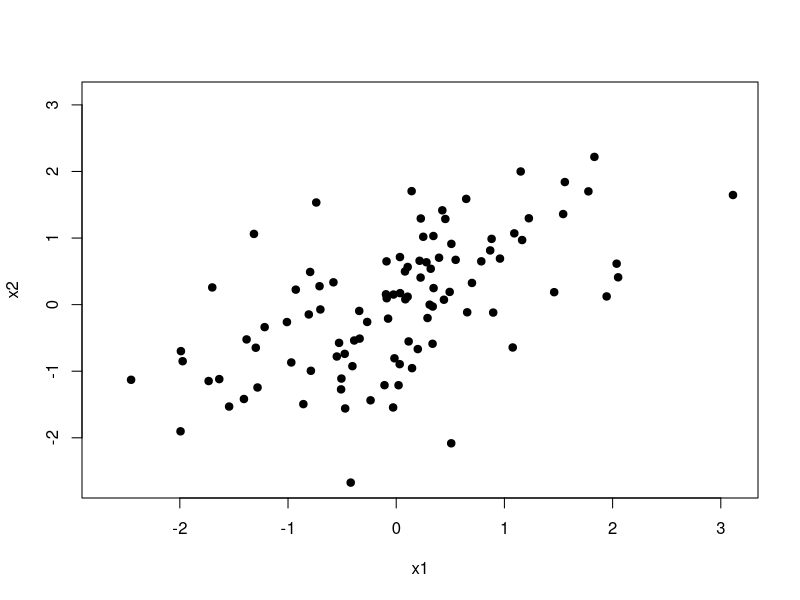
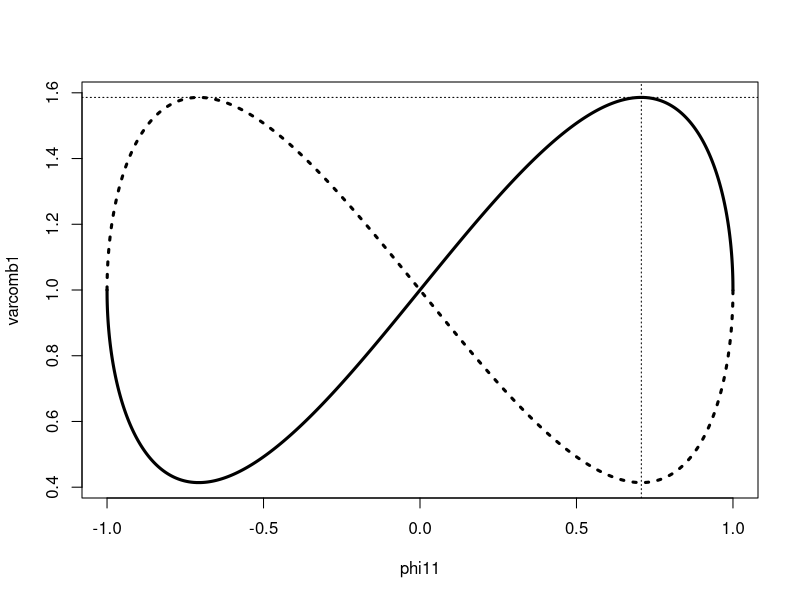
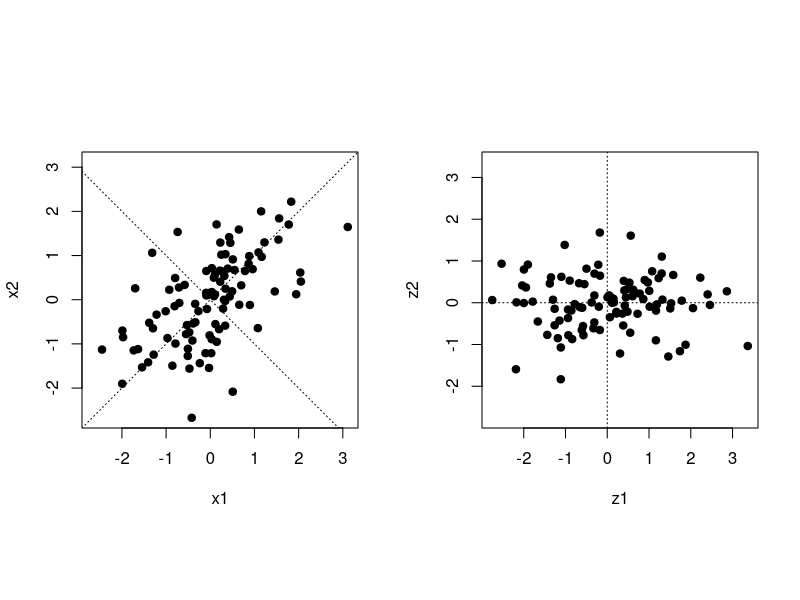
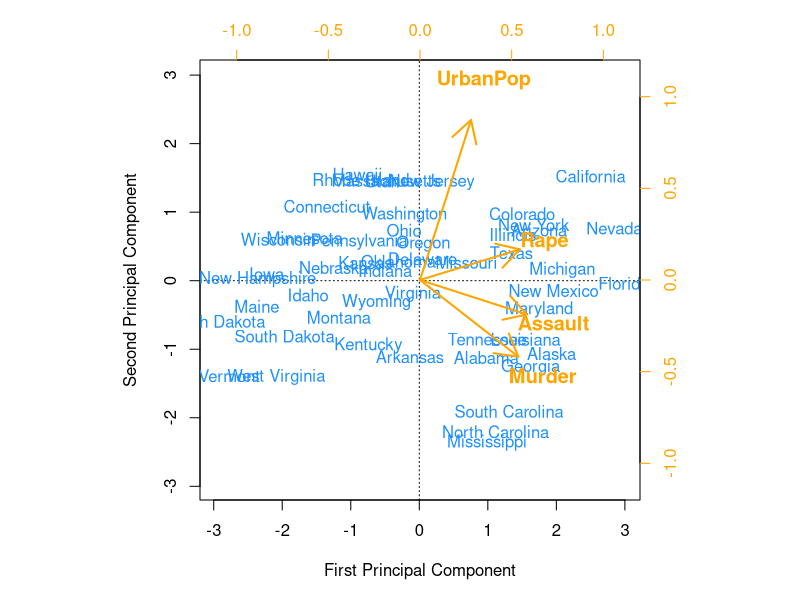
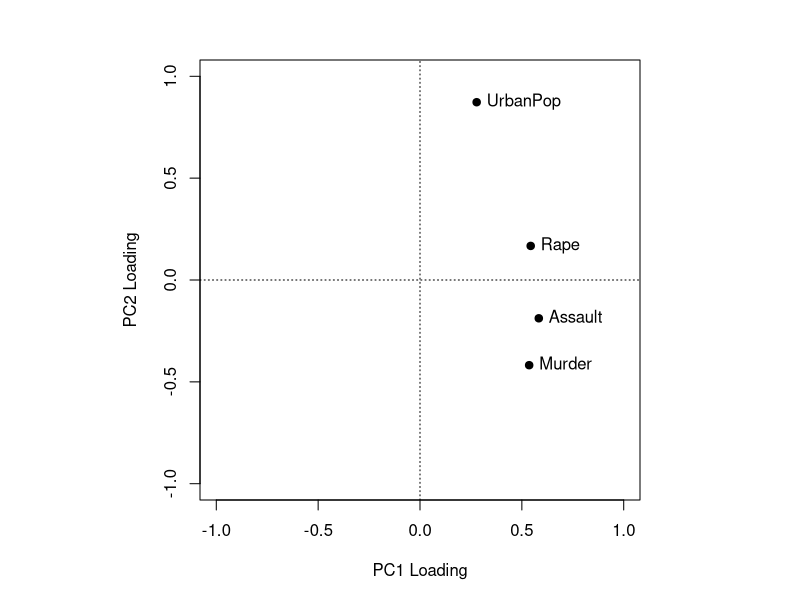
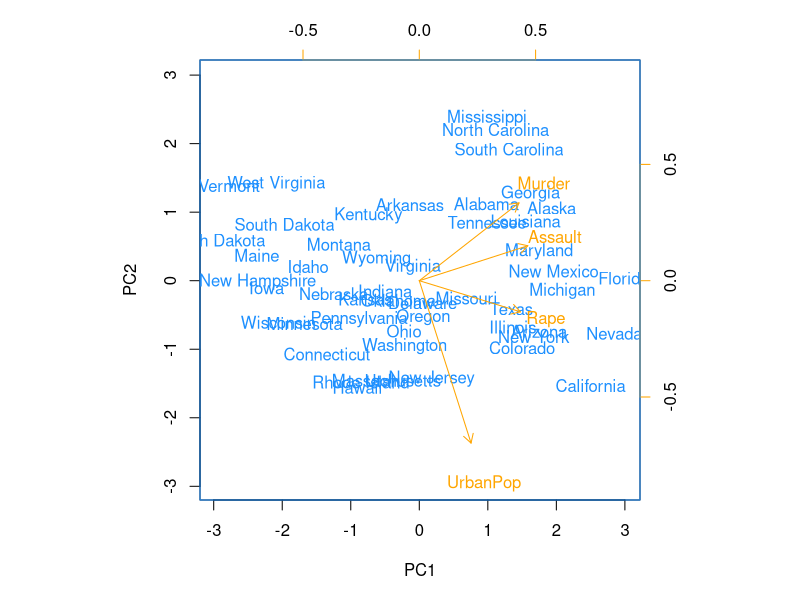
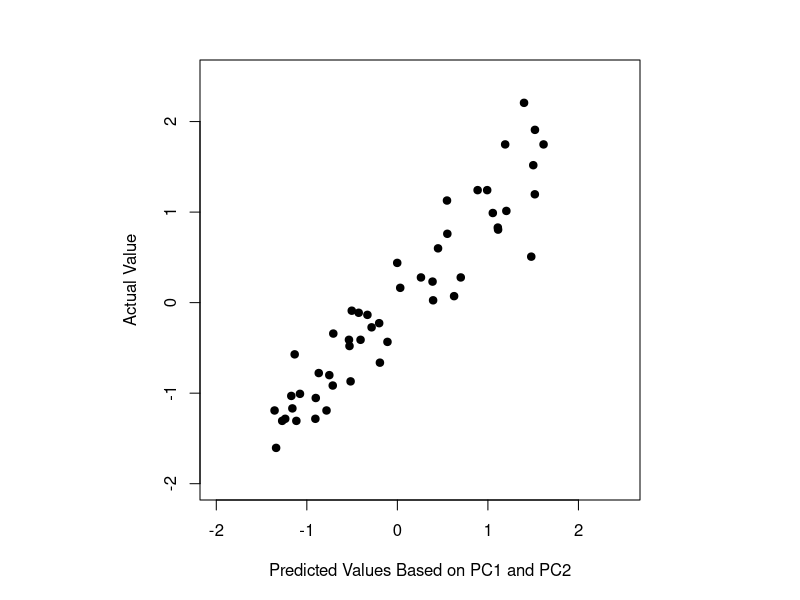

The R source for these figures, in order:
############################################################################

# Open Online R Stream (https://www.wvbauer.com/doku.php/live_streams)
#
# By:   Wolfgang Viechtbauer (https://www.wvbauer.com)
# Date: 2022-12-13
#
# Topic(s):
# - An Introduction to Statistical Learning (https://www.statlearning.com)
# - Section(s): 12.2.1 - 12.2.2
#
# last updated: 2022-12-15

############################################################################

### 12.2.1: What Are Principal Components?

# to illustrate the idea of constructing the first principal component, let's
# simulate the simplest case where we only have two variables (that are
# correlated to some extent); we will also standardize the two variables

set.seed(1235)

n <- 100
x1 <- scale(rnorm(n))[,1]
x2 <- scale(0.8 * x1 + rnorm(n))[,1]

# correlation between x1 and x2
cor(x1, x2)

# plot the data
plot(x1, x2, pch=19, xlim=range(c(x1,x2)), ylim=range(c(x1,x2)))

# try out some linear combinations that fulfill the restriction that the sum
# of squared coefficients is equal to 1 and compute the corresponding variance

phi1 <- c(sqrt(.5), sqrt(.5))
sum(phi1^2)
var(phi1[1]*x1 + phi1[2]*x2)

phi1 <- c(.8, .6)
sum(phi1^2)
var(phi1[1]*x1 + phi1[2]*x2)

phi1 <- c(.6, .8)
sum(phi1^2)
var(phi1[1]*x1 + phi1[2]*x2)

phi1 <- c(.6, -.8)
sum(phi1^2)
var(phi1[1]*x1 + phi1[2]*x2)

# now we want to find the two coefficients that maximize the variance of the
# linear combination; let's do this by trial and error by computing the
# variance of a very large number of linear combinations we can form

phi11 <- seq(-1, 1, length=10000)

varcomb1 <- rep(NA_real_, length(phi11))
varcomb2 <- rep(NA_real_, length(phi11))

for (i in 1:length(phi11)) {
   phi21 <- sqrt(1 - phi11[i]^2) # this must be the value of phi21 given phi11
   varcomb1[i] <- var(phi11[i] * x1 + phi21 * x2) # variance of the linear combination
   phi21 <- -1*phi21 # but phi21 could also be negative
   varcomb2[i] <- var(phi11[i] * x1 + phi21 * x2) # variance of the linear combination
}

# plot phi11 against the variance of the linear combination
plot(phi11, varcomb1, type="l", lwd=3)
lines(phi11, varcomb2, lwd=3, lty="dotted")

# find the value of phi1 for which the variance is as large as possible
phi11 <- phi11[which.max(varcomb1)]

# compute the corresponding value of phi2
phi21 <- sqrt(1 - phi11^2)

# print the values
c(phi11, phi21)

# note: there are technically two possibilities; either phi11 and phi21 are
# both positive or they are both negative (which would give the same maximized
# variance as shown in the plot above); so in essence, the sign of the
# coefficients could be flipped

# add a vertical line at phi1 and a horizontal line at the maximum variance
abline(v=phi11, lty="dotted")
abline(h=max(varcomb1), lty="dotted")

# compute the first principal component (PC)
z1 <- phi11 * x1 + phi21 * x2
z1

# this newly derived variable has the largest possible variance
var(z1)

# in practice, we wouldn't want to find the 'loadings' by hand this way

# while in principle, one could formulate the problem of finding the loadings
# as an optimization problem as shown in (12.3), this is actually slightly
# tricky, since this is a non-convex optimization problem; however, it turns
# out that we don't need to do this via optimization at all, since we can use
# an eigenvalue-eigenvector decomposition to find them

# put x1 and x2 into matrix X
X <- cbind(x1, x2)

# then var(X) gives us the variance-covariance matrix of the two variables
var(X)

# since x1 and x2 are standardized, var(X) is actually the correlation matrix
cor(X)

# now do the eigenvalue-eigenvector decomposition of this correlation matrix
evd <- eigen(cor(X))
evd

# show that cor(X) is identical to the eigenvector matrix times the diagonal
# eigenvalue matrix times the inverse of the eigenvector matrix
cor(X)
evd$vectors %*% diag(evd$values) %*% solve(evd$vectors)

# note that the first column of evd$vectors contains the loadings for the
# first PC (these values are slightly different than the values we found
# earlier using trial-and-error because that approach is not as accurate)

# recompute the first PC based on the more accurate loadings from eigen()
phi1 <- evd$vectors[,1]
z1 <- phi1[1] * x1 + phi1[2] * x2
z1

# the second column of evd$vectors contains the loadings for the second PC
phi2 <- evd$vectors[,2]
z2 <- phi2[1] * x1 + phi2[2] * x2
z2

# double-check that the sum of the squared loadings for the two PCs are 1
sum(phi1^2)
sum(phi2^2)

# check that the first and second PC are uncorrelated
cor(z1, z2)

# note: the eigenvalues are identical to the variances of the two PCs
evd$values
c(var(z1), var(z2))

# plot the original data again and next to it the PCs
par(mfrow=c(1,2), pty="s")
plot(x1, x2, pch=19, xlim=range(c(x1,x2)), ylim=range(c(x1,x2)))
abline(a=0, b=evd$vectors[1,1] / evd$vectors[2,1], lty="dotted")
abline(a=0, b=evd$vectors[1,2] / evd$vectors[2,2], lty="dotted")
plot(z1, z2, pch=19, xlim=range(c(z1,z2)), ylim=range(c(z1,z2)))
abline(h=0, lty="dotted")
abline(v=0, lty="dotted")

############################################################################

# as in the book, we will now use the USArrests dataset for a PCA

# copy the USArrests dataset to dat
dat <- USArrests

# dimensions of the dataset
dim(dat)

# examine the first 6 rows of the dataset
head(dat)

# standardize all 4 variables and put them into X
X <- apply(dat, 2, scale)

# correlation matrix
cor(X)

# get the eigenvectors and values
evd <- eigen(cor(X))
evd

# the columns in evd$vectors give the loadings for the 4 PCs; note that the
# signs of the eigenvectors we obtain above may actually be flipped compared
# to what is shown in Table 12.1 in the book (this can depend on your CPU and
# the linear algebra routines that R uses)

# to ensure that the signs are the same as in the book, check the sign of the
# element in position (1,1); if it is negative, flip the sign of the entire
# eigenvetor matrix
if (evd$vectors[1,1] < 0)
   evd$vectors <- -1 * evd$vectors

# put the eigenvectors into a separate object
evec <- evd$vectors

# now compute the first and second PC
z1 <- c(X %*% evec[,1])
z2 <- c(X %*% evec[,2])

# plot the first PC against the second PC
par(mfrow=c(1,1), mar=c(5,5,3,3))
plot(z1, z2, cex=0, xlim=range(c(z1,z2)), ylim=range(c(z1,z2)),
     xlab="First Principal Component", ylab="Second Principal Component")
abline(h=0, lty="dotted")
abline(v=0, lty="dotted")
text(z1, z2, rownames(dat), col="dodgerblue")

# add arrows for the loadings on the first and second PC
par(usr=c(-1.2,1.2,-1.2,1.2))
arrows(0, 0, evec[,1], evec[,2], col="orange", lwd=2)
axis(side=3, col.axis="orange", col.ticks="orange")
axis(side=4, col.axis="orange", col.ticks="orange")
text(1.25*evec[,1], 1.25*evec[,2], colnames(dat), col="orange", cex=1.2, font=2)

# create a loading plot (separate plot of the loadings instead of adding them
# to the 'biplot' above)
plot(evec[,1], evec[,2], pch=19, xlim=c(-1,1), ylim=c(-1,1),
     xlab="PC1 Loading", ylab="PC2 Loading")
text(evec[,1], evec[,2], colnames(dat), pos=4)
abline(h=0, lty="dotted")
abline(v=0, lty="dotted")

############################################################################

# in practice, we don't want to do PCA by hand as we did above; R comes with
# the princomp() and prcomp() functions to do a PCA

# add the states as row names to X
rownames(X) <- rownames(dat)

# use princomp() to do a PCA
res <- princomp(X, cor=TRUE)
res

# print the loadings (note: by default, loadings below 0.1 (in absolute value)
# are not shown; setting 'cutoff' to 0 shows all loadings)
print(loadings(res), digits=7, cutoff=0)

# show the first 6 rows of the PCs
head(res$scores)

# use prcomp() function to do PCA
res <- prcomp(X, center=TRUE, scale.=TRUE)
res

# note that the loadings have flipped signs again; let's flip their sign
res$rotation <- -1 * res$rotation

# element 'x' contains the actual PCs; flip their signs as well
res$x <- -1 * res$x

# print again
res

# show the first 6 rows for the PCs
head(res$x)

# create the biplot
biplot(res, col=c("dodgerblue","orange"), scale=0)

# note: the values of the PCs are slightly different when using princomp() and
# when using prcomp(); this has to do with how variances are computed in the
# two functions; prcomp() uses the commonly divisor of N-1; also, as noted in
# help(prcomp), this function uses a singular value decomposition for getting
# the loadings, which is "the preferred method for numerical accuracy"

# the 'psych' package also provides a function for PCA

# install the 'psych' package (if needed)
#install.packages("psych")

# load the 'psych' package
library(psych)

# use psych::principal() to do PCA
res <- principal(X, nfactors=ncol(X), rotate="none")
res

# note that the values shown are 'standardized loadings', that is, these are
# the loadings rescaled by the square root of the eigenvalues; we can undo
# this as follows
t(t(res$loadings[,]) / sqrt(res$values))

# show the first 6 rows for the PCs
head(res$scores)

# again, these are different than the ones we found earlier, because these are
# standaridzed PC scores; we can undo this as follows
res$scores <- t(t(res$scores) * sqrt(res$values))
head(res$scores)

############################################################################

### 12.2.2: Another Interpretation of Principal Components

# say M = 2 and we want to compute the approximate values of the 'Murder'
# variable based on the first two PCs; pull out the loading matrix and the
# principal component scores from 'res' and use the same notation
res <- prcomp(X, center=TRUE, scale.=TRUE)
phi <- res$rotation
z <- res$x
pred.murder <- z[,1] * phi[1,1] + z[,2] * phi[1,2]
pred.murder

# plot the 'predicted' against the actual value for this variable
plot(pred.murder, X[,"Murder"], pch=19, xlim=c(-2,2.5), ylim=c(-2,2.5),
     xlab="Predicted Values Based on PC1 and PC2", ylab="Actual Value")

# predict the values of all 4 variables based on the first two PCs
pred <- z[,1:2] %*% t(phi[,1:2])

# compute the squared distance between the actual and predicted value for each
# variable, sum up these squared distances over the states for each variable,
# and then sum these sums over the 4 variables
sum(apply((X - pred)^2, 2, sum))

# the scores and loadings and for the first two PCs minimize this value

# try to obtain the scores and loadings by framing this as an optimization
# problem as shown in (12.6)
optfun <- function(par, X) {
   z <- matrix(par[1:100], nrow=50, ncol=2)
   phi <- matrix(par[101:108], nrow=4, ncol=2)
   pred <- z %*% t(phi)
   sum(apply((X - pred)^2, 2, sum))
}

opt <- optim(rep(0.5,108), optfun, X=X, method="BFGS")
opt

# note that the value for the objective function is the same as above

# get the scores and loadings from 'opt'
z.opt <- matrix(opt$par[1:100], nrow=50, ncol=2)
phi.opt <- matrix(opt$par[101:108], nrow=4, ncol=2)

# predict the values of all 4 variables based on the first two PCs from 'opt'
pred.opt <- z.opt[,1:2] %*% t(phi.opt[,1:2])
rownames(pred.opt) <- rownames(dat)
colnames(pred.opt) <- colnames(dat)

# compare the two sets of predicted values (not exactly identical because the
# optimization approach introduces some slight inaccuracies, but this actually
# works)
head(pred)
head(pred.opt)

# note: the values of z.opt and phi.opt do not match up with z and phi because
# there is not a unique solution (see also footnote 4), but as we see above,
# the predicted values (or the 'projections' of the original data onto the
# plane defined by the first two PCs that best fits the data) are the same

############################################################################
